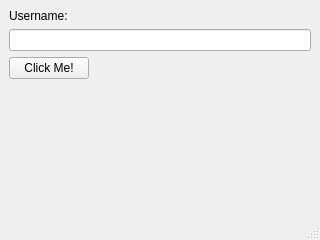
<?xml version="1.0" encoding="UTF-8"?>
<ui version="4.0">
 <class>MainWindow</class>
 <widget class="QMainWindow" name="MainWindow">
  <property name="geometry">
   <rect>
    <x>0</x>
    <y>0</y>
    <width>320</width>
    <height>240</height>
   </rect>
  </property>
  <property name="windowTitle">
   <string>MainWindow</string>
  </property>
  <widget class="QWidget" name="centralwidget">
   <layout class="QVBoxLayout" name="verticalLayout">
    <item>
     <widget class="QLabel" name="labelUsername">
      <property name="text">
       <string>Username:</string>
      </property>
     </widget>
    </item>
    <item>
     <widget class="QLineEdit" name="lineEditUsername"/>
    </item>
    <item>
     <layout class="QHBoxLayout" name="horizontalLayout">
      <item>
       <widget class="QPushButton" name="pushButtonGreet">
        <property name="text">
         <string>Click Me!</string>
        </property>
       </widget>
      </item>
      <item>
       <spacer name="horizontalSpacer">
        <property name="orientation">
         <enum>Qt::Horizontal</enum>
        </property>
        <property name="sizeHint" stdset="0">
         <size>
          <width>40</width>
          <height>20</height>
         </size>
        </property>
       </spacer>
      </item>
     </layout>
    </item>
    <item>
     <spacer name="verticalSpacer">
      <property name="orientation">
       <enum>Qt::Vertical</enum>
      </property>
      <property name="sizeHint" stdset="0">
       <size>
        <width>20</width>
        <height>102</height>
       </size>
      </property>
     </spacer>
    </item>
   </layout>
  </widget>
  <widget class="QMenuBar" name="menubar">
   <property name="geometry">
    <rect>
     <x>0</x>
     <y>0</y>
     <width>320</width>
     <height>21</height>
    </rect>
   </property>
  </widget>
  <widget class="QStatusBar" name="statusbar"/>
 </widget>
 <resources/>
 <connections/>
</ui>
